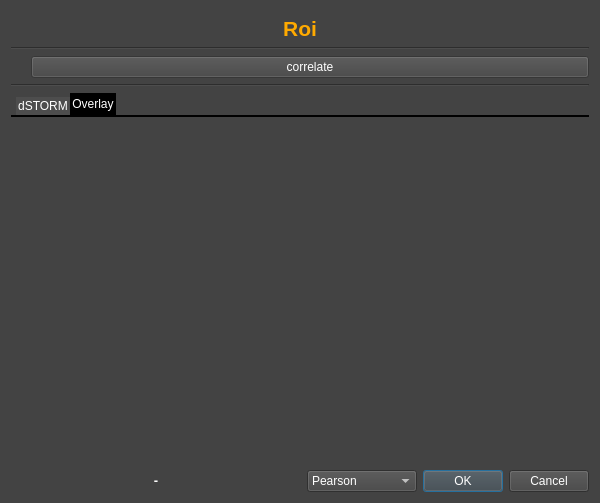
<?xml version="1.0" encoding="UTF-8"?>
<ui version="4.0">
 <class>Dialog_Roi</class>
 <widget class="QDialog" name="Dialog_Roi">
  <property name="windowModality">
   <enum>Qt::WindowModal</enum>
  </property>
  <property name="enabled">
   <bool>true</bool>
  </property>
  <property name="geometry">
   <rect>
    <x>0</x>
    <y>0</y>
    <width>600</width>
    <height>503</height>
   </rect>
  </property>
  <property name="font">
   <font>
    <strikeout>false</strikeout>
    <stylestrategy>PreferDefault</stylestrategy>
    <kerning>true</kerning>
   </font>
  </property>
  <property name="contextMenuPolicy">
   <enum>Qt::NoContextMenu</enum>
  </property>
  <property name="windowTitle">
   <string>Dialog</string>
  </property>
  <property name="styleSheet">
   <string notr="true">
QWidget{
	background-color: rgb(67, 67, 67);
	color: rgb(255, 255, 255);
}
</string>
  </property>
  <property name="modal">
   <bool>true</bool>
  </property>
  <layout class="QVBoxLayout" name="verticalLayout">
   <item>
    <layout class="QVBoxLayout" name="verticalLayout_3">
     <property name="topMargin">
      <number>5</number>
     </property>
     <item>
      <widget class="QLabel" name="label">
       <property name="text">
        <string>&lt;html&gt;&lt;head/&gt;&lt;body&gt;&lt;p align=&quot;center&quot;&gt;&lt;span style=&quot; font-size:16pt; font-weight:600; color:#ffaa00;&quot;&gt;Roi&lt;/span&gt;&lt;/p&gt;&lt;/body&gt;&lt;/html&gt;</string>
       </property>
      </widget>
     </item>
     <item>
      <widget class="Line" name="line">
       <property name="orientation">
        <enum>Qt::Horizontal</enum>
       </property>
      </widget>
     </item>
     <item>
      <layout class="QGridLayout" name="gridLayout">
       <property name="leftMargin">
        <number>20</number>
       </property>
       <property name="horizontalSpacing">
        <number>70</number>
       </property>
       <item row="0" column="1">
        <widget class="QPushButton" name="push_buttom_correlate">
         <property name="enabled">
          <bool>false</bool>
         </property>
         <property name="text">
          <string>correlate</string>
         </property>
        </widget>
       </item>
      </layout>
     </item>
     <item>
      <widget class="Line" name="line_2">
       <property name="orientation">
        <enum>Qt::Horizontal</enum>
       </property>
      </widget>
     </item>
     <item>
      <layout class="QFormLayout" name="formLayout_2"/>
     </item>
     <item>
      <widget class="QTabWidget" name="tabWidget">
       <property name="styleSheet">
        <string notr="true">QTabWidget::pane { /* The tab widget frame */
    border-top: 2px solid #000000;
}

QTabWidget::tab-bar {
    left: 5px; /* move to the right by 5px */
}

/* Style the tab using the tab sub-control. Note that
    it reads QTabBar _not_ QTabWidget */
QTabBar::tab {
    background: #4d4d4d;
   /* border: 2px solid #C4C4C3;
    border-bottom-color: #C2C7CB; /* same as the pane color */
    /*border-top-left-radius: 4px;
    border-top-right-radius: 4px;*/
    min-width: 20ex;
    padding: 2px;
}

/*QTabBar::tab:selected, QTabBar::tab:hover {
    background: qlineargradient(x1: 0, y1: 0, x2: 0, y2: 1,
                                stop: 0 #fafafa, stop: 0.4 #f4f4f4,
                                stop: 0.5 #e7e7e7, stop: 1.0 #fafafa);
}*/
QTabBar::tab:hover{
	background:#000099; 
}
QTabBar::tab:selected {
    /*border-color: #9B9B9B;*/
    background: #000000; /* same as pane color */
}

QTabBar::tab:!selected {
    margin-top: 4px; /* make non-selected tabs look smaller */
}</string>
       </property>
       <property name="currentIndex">
        <number>1</number>
       </property>
       <property name="documentMode">
        <bool>false</bool>
       </property>
       <widget class="QWidget" name="dSTORM">
        <attribute name="title">
         <string>dSTORM</string>
        </attribute>
        <widget class="QWidget" name="verticalLayoutWidget_2">
         <property name="geometry">
          <rect>
           <x>0</x>
           <y>0</y>
           <width>581</width>
           <height>331</height>
          </rect>
         </property>
         <layout class="QVBoxLayout" name="view_container_layout_dstorm"/>
        </widget>
       </widget>
       <widget class="QWidget" name="Overlay">
        <attribute name="title">
         <string>Overlay</string>
        </attribute>
        <widget class="QWidget" name="verticalLayoutWidget">
         <property name="geometry">
          <rect>
           <x>0</x>
           <y>0</y>
           <width>581</width>
           <height>331</height>
          </rect>
         </property>
         <layout class="QVBoxLayout" name="view_container_layout_sim"/>
        </widget>
       </widget>
      </widget>
     </item>
    </layout>
   </item>
   <item>
    <layout class="QHBoxLayout" name="horizontalLayout_4">
     <property name="topMargin">
      <number>5</number>
     </property>
     <item>
      <widget class="QLabel" name="label_info_registration">
       <property name="sizePolicy">
        <sizepolicy hsizetype="Preferred" vsizetype="Preferred">
         <horstretch>50</horstretch>
         <verstretch>0</verstretch>
        </sizepolicy>
       </property>
       <property name="text">
        <string>&lt;html&gt;&lt;head/&gt;&lt;body&gt;&lt;p align=&quot;center&quot;&gt;&lt;span style=&quot; font-size:10pt; font-weight:600; color:#ffffff;&quot;&gt;-&lt;/span&gt;&lt;/p&gt;&lt;/body&gt;&lt;/html&gt;</string>
       </property>
      </widget>
     </item>
     <item>
      <widget class="QComboBox" name="comboBox_registration_mode">
       <property name="minimumSize">
        <size>
         <width>110</width>
         <height>0</height>
        </size>
       </property>
       <item>
        <property name="text">
         <string>Pearson</string>
        </property>
       </item>
      </widget>
     </item>
     <item>
      <widget class="QDialogButtonBox" name="buttonBox">
       <property name="orientation">
        <enum>Qt::Horizontal</enum>
       </property>
       <property name="standardButtons">
        <set>QDialogButtonBox::Cancel|QDialogButtonBox::Ok</set>
       </property>
      </widget>
     </item>
    </layout>
   </item>
  </layout>
 </widget>
 <resources/>
 <connections>
  <connection>
   <sender>buttonBox</sender>
   <signal>accepted()</signal>
   <receiver>Dialog_Roi</receiver>
   <slot>accept()</slot>
   <hints>
    <hint type="sourcelabel">
     <x>589</x>
     <y>492</y>
    </hint>
    <hint type="destinationlabel">
     <x>157</x>
     <y>274</y>
    </hint>
   </hints>
  </connection>
  <connection>
   <sender>buttonBox</sender>
   <signal>rejected()</signal>
   <receiver>Dialog_Roi</receiver>
   <slot>reject()</slot>
   <hints>
    <hint type="sourcelabel">
     <x>589</x>
     <y>492</y>
    </hint>
    <hint type="destinationlabel">
     <x>286</x>
     <y>274</y>
    </hint>
   </hints>
  </connection>
 </connections>
</ui>
